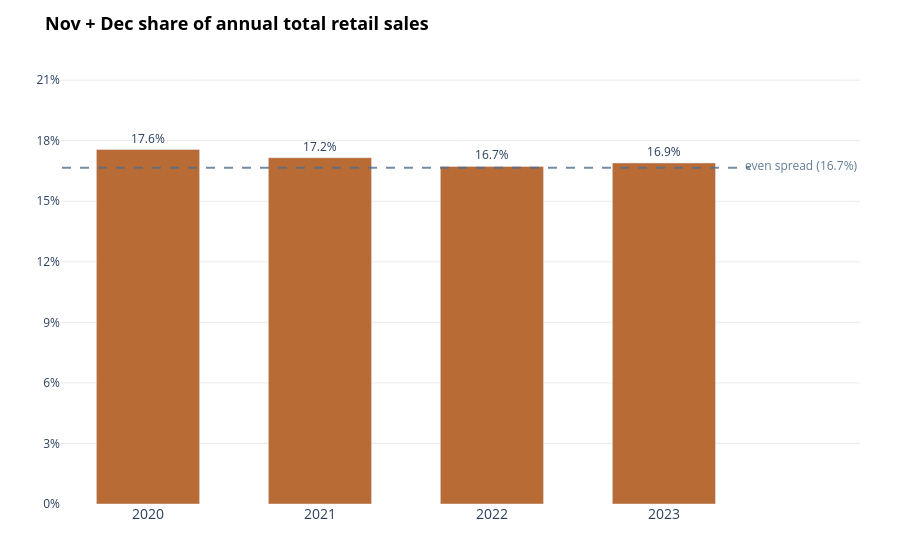

The notebook cell this image was saved under:
### Code cell
# Convert Sales_Month to datetime to easily extract Year and Month
df_trend["Sales_Month"] = pd.to_datetime(df_trend["Sales_Month"])
df_trend["Year"] = df_trend["Sales_Month"].dt.year
df_trend["Month"] = df_trend["Sales_Month"].dt.month

# 3. Calculate Annual Total Sales per year
annual_totals = (
    df_trend.groupby("Year")["Sales"]
    .sum()
    .reset_index()
    .rename(columns={"Sales": "Annual_Total"})
)

# 4. Calculate Nov (Month 11) + Dec (Month 12) total sales per year
nov_dec_df = df_trend[df_trend["Month"].isin([11, 12])]
nov_dec_totals = (
    nov_dec_df.groupby("Year")["Sales"]
    .sum()
    .reset_index()
    .rename(columns={"Sales": "Nov_Dec_Total"})
)

# 5. Merge and compute percentage share
df_share = pd.merge(nov_dec_totals, annual_totals, on="Year")
df_share["Share_Pct"] = (df_share["Nov_Dec_Total"] / df_share["Annual_Total"]) * 100
df_share["Share_Text"] = df_share["Share_Pct"].round(1).astype(str) + "%"

# Filter for years 2020 to 2023 (or whatever full years are available)
df_share = df_share[
    (df_share["Year"] >= 2020) & (df_share["Year"] <= 2024)
]

# 6. Create the Bar Chart using Plotly Graph Objects for precise annotation control
fig = go.Figure()

# Add the main bars
fig.add_trace(
    go.Bar(
        x=df_share["Year"].astype(str),
        y=df_share["Share_Pct"],
        text=df_share["Share_Text"],
        textposition="outside",
        marker_color="#b86b35",  # Warm brownish-orange color matching your screenshot
        width=0.6,
    )
)

# Add horizontal dashed line for "even spread" (16.7% since 2 months out of 12 = 16.67%)
even_spread = (2 / 12) * 100
fig.add_shape(
    type="line",
    x0=-0.5,
    x1=len(df_share) - 0.5,
    y0=even_spread,
    y1=even_spread,
    line=dict(color="rgba(80, 110, 140, 0.8)", width=2, dash="dash"),
)

# Add annotation for the even spread line
fig.add_annotation(
    x=3.8,
    y=even_spread,
    text=f"even spread ({even_spread:.1f}%)",
    showarrow=False,
    yshift=2,
    font=dict(color="rgba(80, 110, 140, 0.9)", size=12),
)

# 7. Layout styling matching the clean look of the screenshot
fig.update_layout(
    title=dict(
        text="<b>Nov + Dec share of annual total retail sales</b>",
        font=dict(size=18, color="black"),
    ),
    xaxis=dict(title="", tickfont=dict(size=14)),
    yaxis=dict(
        title="",
        range=[0, 22],
        tickformat=".0f",
        ticksuffix="%",
        dtick=3,
        showgrid=True,
        gridcolor="rgba(210, 215, 220, 0.5)",
    ),
    plot_bgcolor="white",
    paper_bgcolor="white",
    showlegend=False,
    margin=dict(t=60, b=40, l=40, r=40),
)

fig.show()

### Figure 1 — Plotly figure (JSON) as saved in the notebook; plotly's stock layout.template omitted (floating-point values rounded to 4 significant figures)
{"data": [{"marker": {"color": "#b86b35"}, "text": ["17.6%", "17.2%", "16.7%", "16.9%"], "textposition": "outside", "type": "bar", "width": 0.6, "x": ["2020", "2021", "2022", "2023"], "y": [17.57, 17.16, 16.73, 16.9]}], "layout": {"annotations": [{"font": {"color": "rgba(80, 110, 140, 0.9)", "size": 12}, "showarrow": false, "text": "even spread (16.7%)", "x": 3.8, "y": 16.67, "yshift": 2}], "margin": {"b": 40, "l": 40, "r": 40, "t": 60}, "paper_bgcolor": "white", "plot_bgcolor": "white", "shapes": [{"line": {"color": "rgba(80, 110, 140, 0.8)", "dash": "dash", "width": 2}, "type": "line", "x0": -0.5, "x1": 3.5, "y0": 16.67, "y1": 16.67}], "showlegend": false, "title": {"font": {"color": "black", "size": 18}, "text": "<b>Nov + Dec share of annual total retail sales</b>"}, "xaxis": {"tickfont": {"size": 14}, "title": {"text": ""}}, "yaxis": {"dtick": 3, "gridcolor": "rgba(210, 215, 220, 0.5)", "range": [0, 22], "showgrid": true, "tickformat": ".0f", "ticksuffix": "%", "title": {"text": ""}}}}
